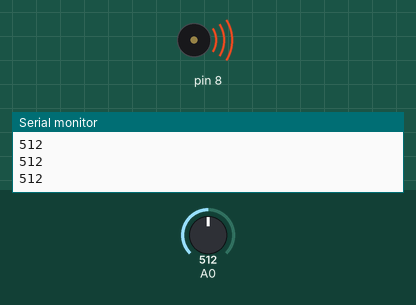
Recording of a sketch running on a simulated Arduino Uno, built with avr-gcc and run on an emulated ATmega328P. On the bench: buzzer (waves = sounding), the last lines printed to the serial monitor. Inputs (shaded band) come from the test bench; at power-on: A0 = 512.

Above: at 1.2 s.
1.3 s: A0 set to 495
At 1.7 s:
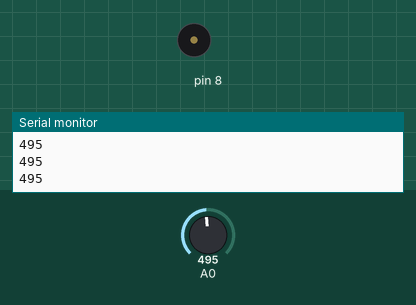
2.8 s: A0 set to 511
At 4.0 s:
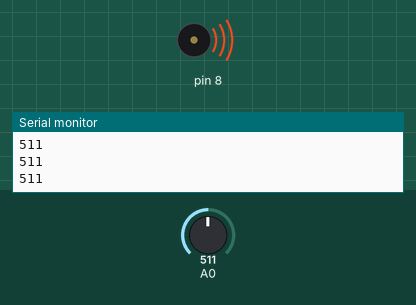
4.3 s: A0 set to 306
At 5.2 s:
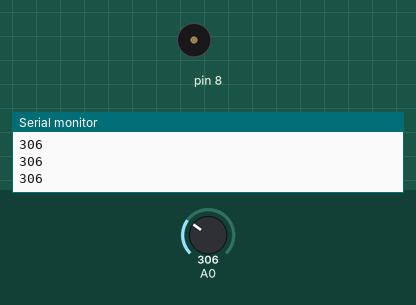
Timing chart, 0 to 7.3 s (numbered marks = the images above; inputs shaded):
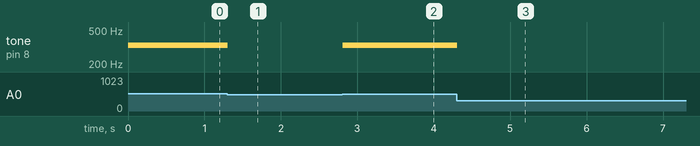

The sketch:

Projet7_Piano.ino
```cpp
int buttons[6];
int notes[]={262,294,330,349};
void setup() {
  // put your setup code here, to run once:
  Serial.begin(9600);
}

void loop() {
  // put your main code here, to run repeatedly:
  int PushedKeyValue = analogRead(A0);
  Serial.println(PushedKeyValue);
  if(PushedKeyValue==1023){
    tone(8,notes[0]);
  }
  else if(PushedKeyValue>=990 && PushedKeyValue<=1010){
    tone(8,notes[1]);

  }
  else if(PushedKeyValue>=505 && PushedKeyValue<=515){
    tone(8,notes[2]);
  }
  else if(PushedKeyValue>=5 && PushedKeyValue<=10){
    tone(8,notes[3]);
  }
  else{
    noTone(8);
  }
}
```

Measured:
- the behaviour switches between 505 and 504 on A0 (found by bisection; images 0 and 1)
- after the input at 1.3 s, tone on pin 8: 330 Hz → silent at once
- after the input at 2.8 s, tone on pin 8: silent → 330 Hz at once
- after the input at 4.3 s, tone on pin 8: 330 Hz → silent at once
